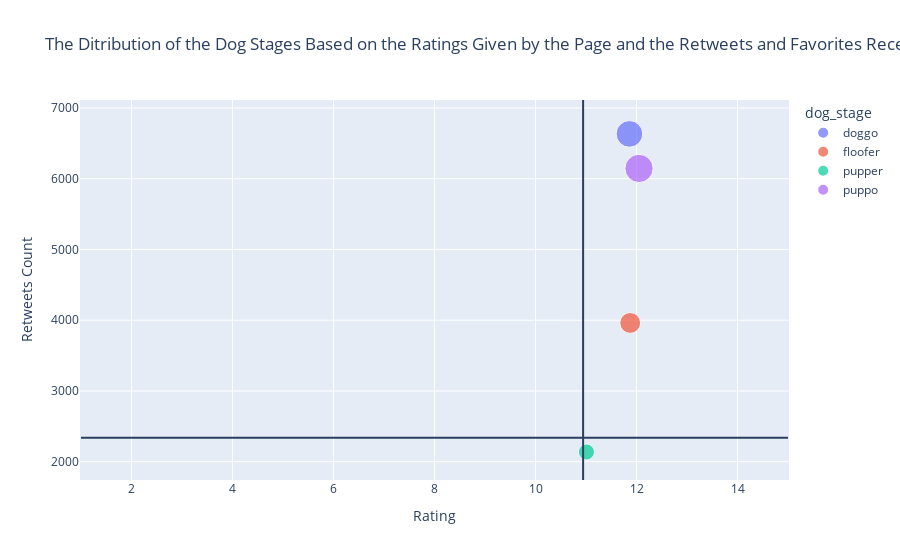

This figure's notebook cell:
### Markdown cell above
### The same analysis can be conducted on the dog stages

### Code cell
#create a datframe with the average of the ratings, retweets and likes grouped by the dog stage if doggo, pupper, floofer or puppo
df_ratings_stages = df_dogs.groupby('dog_stage')['rating_numerator','retweet_count','like_count'].mean()
df_ratings_stages['dog_stage'] = df_ratings_stages.index
fig = px.scatter(df_ratings_stages, x="rating_numerator", y="retweet_count", color="dog_stage",
                 size='like_count', hover_data=['rating_numerator'],labels ={"retweet_count": "Retweets Count","rating_numerator": "Rating"},
                 title='The Ditribution of the Dog Stages Based on the Ratings Given by the Page and the Retweets and Favorites Received by the Users')
fig.update_layout(shapes=[
    dict(
      type= 'line',
      yref= 'paper', y0= 0, y1= 1,
      xref= 'x', x0= mean_rating, x1= mean_rating
    ),
            dict(
                type="line",
                yref= 'y', y0= mean_retweet, y1= mean_retweet,
      xref= 'x', x0= 15, x1= 1
                )
])
fig.show()

### Figure 1 — Plotly figure (JSON) as saved in the notebook; plotly's stock layout.template omitted (floating-point values rounded to 4 significant figures)
{"data": [{"hovertemplate": "dog_stage=doggo<br>Rating=%{x}<br>Retweets Count=%{y}<br>like_count=%{marker.size}<extra></extra>", "legendgroup": "doggo", "marker": {"color": "#636efa", "size": [19570.0], "sizemode": "area", "sizeref": 55.09, "symbol": "circle"}, "mode": "markers", "name": "doggo", "orientation": "v", "showlegend": true, "type": "scatter", "x": [11.86], "xaxis": "x", "y": [6633.0], "yaxis": "y"}, {"hovertemplate": "dog_stage=floofer<br>Rating=%{x}<br>Retweets Count=%{y}<br>like_count=%{marker.size}<extra></extra>", "legendgroup": "floofer", "marker": {"color": "#EF553B", "size": [12000.0], "sizemode": "area", "sizeref": 55.09, "symbol": "circle"}, "mode": "markers", "name": "floofer", "orientation": "v", "showlegend": true, "type": "scatter", "x": [11.88], "xaxis": "x", "y": [3961.0], "yaxis": "y"}, {"hovertemplate": "dog_stage=pupper<br>Rating=%{x}<br>Retweets Count=%{y}<br>like_count=%{marker.size}<extra></extra>", "legendgroup": "pupper", "marker": {"color": "#00cc96", "size": [7169.0], "sizemode": "area", "sizeref": 55.09, "symbol": "circle"}, "mode": "markers", "name": "pupper", "orientation": "v", "showlegend": true, "type": "scatter", "x": [11.01], "xaxis": "x", "y": [2138.0], "yaxis": "y"}, {"hovertemplate": "dog_stage=puppo<br>Rating=%{x}<br>Retweets Count=%{y}<br>like_count=%{marker.size}<extra></extra>", "legendgroup": "puppo", "marker": {"color": "#ab63fa", "size": [22040.0], "sizemode": "area", "sizeref": 55.09, "symbol": "circle"}, "mode": "markers", "name": "puppo", "orientation": "v", "showlegend": true, "type": "scatter", "x": [12.05], "xaxis": "x", "y": [6145.0], "yaxis": "y"}], "layout": {"legend": {"itemsizing": "constant", "title": {"text": "dog_stage"}, "tracegroupgap": 0}, "shapes": [{"type": "line", "x0": 10.94, "x1": 10.94, "xref": "x", "y0": 0, "y1": 1, "yref": "paper"}, {"type": "line", "x0": 15, "x1": 1, "xref": "x", "y0": 2340.0, "y1": 2340.0, "yref": "y"}], "title": {"text": "The Ditribution of the Dog Stages Based on the Ratings Given by the Page and the Retweets and Favorites Received by the Users"}, "xaxis": {"anchor": "y", "domain": [0, 1], "title": {"text": "Rating"}}, "yaxis": {"anchor": "x", "domain": [0, 1], "title": {"text": "Retweets Count"}}}}
